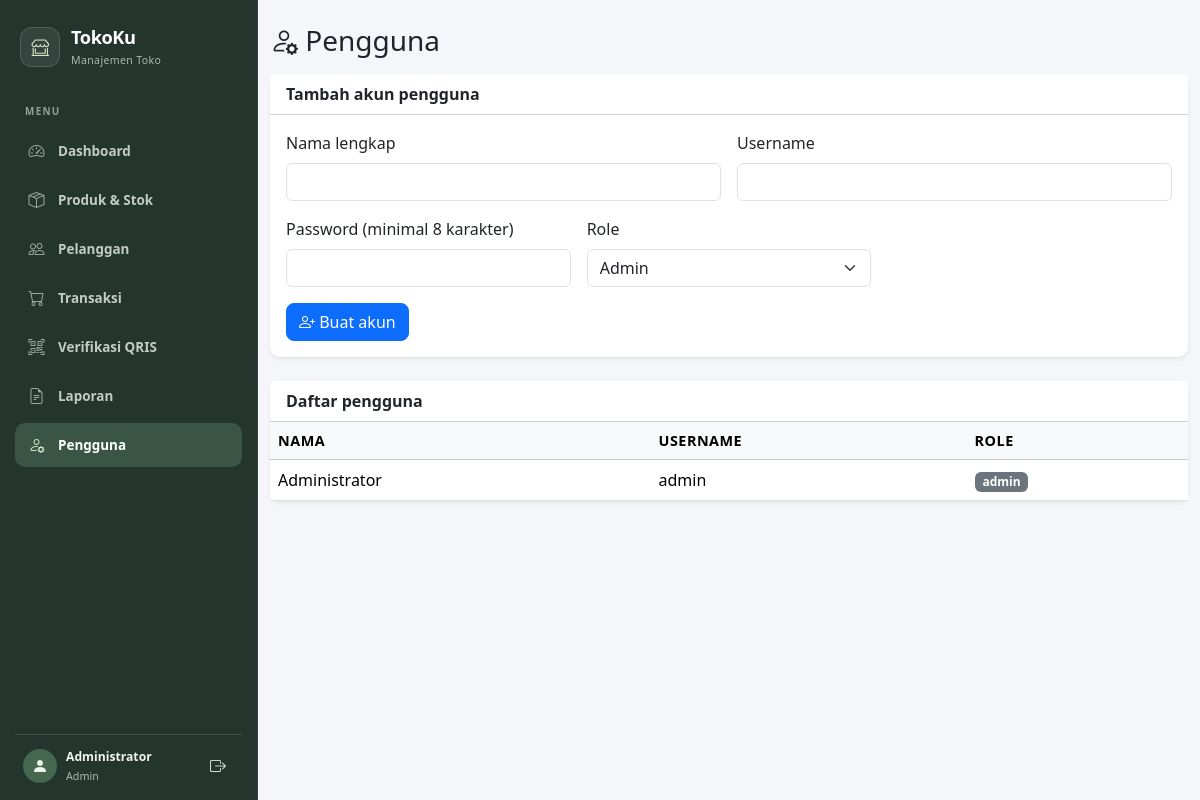
Screenshot of /pengguna.php (signed in) with the database file from the repository.
### tables this page shows
CREATE TABLE `tbl_user` (
  `id_user` int(11) NOT NULL,
  `nama` varchar(100) NOT NULL,
  `username` varchar(50) NOT NULL,
  `password` varchar(255) NOT NULL,
  `role` enum('admin','kasir','pelanggan') NOT NULL DEFAULT 'pelanggan',
  `id_pelanggan` int(11) DEFAULT NULL,
  `created_at` timestamp DEFAULT CURRENT_TIMESTAMP
);

### pengguna.php (the view, shortened to what this page needs)
<?php
require 'config.php';
$nama = '';
$username = '';
$users = $conn->query("SELECT nama, username, role FROM tbl_user ORDER BY role, nama");
?>
<!DOCTYPE html>
<html lang="id">
<head>
    <link href="https://cdn.jsdelivr.net/npm/bootstrap@5.3.2/dist/css/bootstrap.min.css" rel="stylesheet">
    <link href="https://cdn.jsdelivr.net/npm/bootstrap-icons@1.11.1/font/bootstrap-icons.css" rel="stylesheet">
    <link rel="stylesheet" href="style.css">
</head>
<body>
<?php include 'navbar.php'; ?>
<main class="container py-4">
    <h3 class="mb-3"><i class="bi bi-person-gear"></i> Pengguna</h3>
    <div class="card shadow-sm mb-4">
        <div class="card-header bg-white"><strong>Tambah akun pengguna</strong></div>
        <div class="card-body">
            <form method="post" class="row g-3">
                <div class="col-md-6">
                    <label for="nama" class="form-label">Nama lengkap</label>
                    <input id="nama" name="nama" class="form-control" maxlength="100" value="<?= htmlspecialchars($nama) ?>" required>
                </div>
                <div class="col-md-6">
                    <label for="username" class="form-label">Username</label>
                    <input id="username" name="username" class="form-control" minlength="3" maxlength="50" value="<?= htmlspecialchars($username) ?>" required>
                </div>
                <div class="col-md-4">
                    <label for="password" class="form-label">Password (minimal 8 karakter)</label>
                    <input id="password" type="password" name="password" class="form-control" minlength="8" required>
                </div>
                <div class="col-md-4">
                    <label for="role" class="form-label">Role</label>
                    <select id="role" name="role" class="form-select" required>
                        <option value="admin" <?= $role === 'admin' ? 'selected' : '' ?>>Admin</option>
                    </select>
                </div>
                <div class="col-12">
                    <button class="btn btn-primary"><i class="bi bi-person-plus"></i> Buat akun</button>
                </div>
            </form>
        </div>
    </div>
    <div class="card shadow-sm">
        <div class="card-header bg-white"><strong>Daftar pengguna</strong></div>
        <div class="table-responsive">
            <table class="table table-hover align-middle mb-0">
                <thead class="table-light"><tr><th>Nama</th><th>Username</th><th>Role</th></tr></thead>
                <tbody>
                <?php while ($user = $users->fetch_assoc()): ?>
                    <tr>
                        <td><?= htmlspecialchars($user['nama'] ?? '') ?></td>
                        <td><?= htmlspecialchars($user['username']) ?></td>
                        <td><span class="badge bg-secondary"><?= htmlspecialchars($user['role']) ?></span></td>
                    </tr>
                <?php endwhile; ?>
                </tbody>
            </table>
        </div>
    </div>
</main>
</body>
</html>

### style.css (style rules this page uses)
body { background: #f4f6f9; font-family: 'Segoe UI', Tahoma, sans-serif; }
.card { border-radius: 10px; border: none; }
table thead th { font-weight: 600; font-size: .9rem; text-transform: uppercase; letter-spacing: .5px; }
.btn { border-radius: 8px; }
body:has(.app-sidebar) { min-height: 100vh; padding-left: 258px; }

### rows the page displays
tbl_user: nama "Administrator", username "admin", role "admin"

### other values shown
$label "Dashboard"
$label "Produk & Stok"
$label "Pelanggan"
$label "Transaksi"
$label "Verifikasi QRIS"
$label "Laporan"
$label "Pengguna"
$namaPengguna "Administrator"
$role "Admin"
